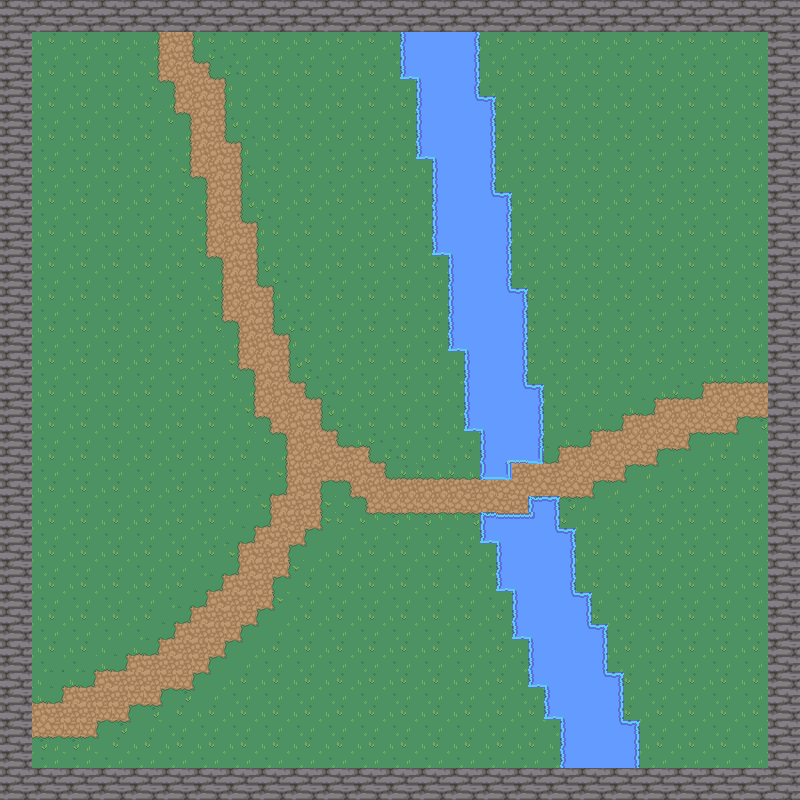

A level layout from a 2D game, rendered from its tile map. Below: a short description, then the map file with tile-grid data replaced by summaries:
An orthogonal 50x50 tile map with 16x16 px tiles, 4 tile layers (background, walls, water, path) and 1 object (player).

<map version="1.10" tiledversion="1.11.2" orientation="orthogonal" renderorder="right-down" width="50" height="50" tilewidth="16" tileheight="16" infinite="0" nextlayerid="6" nextobjectid="2">
 <tileset firstgid="1" source="nature.tsx" />
 <layer id="1" name="background" width="50" height="50" locked="1">
  <data>[2500 cells, 2500 non-empty, 4 distinct tile ids]</data>
 </layer>
 <layer id="2" name="walls" width="50" height="50" locked="1">
  <data>[2500 cells, 384 non-empty, 4 distinct tile ids]</data>
 </layer>
 <layer id="3" name="water" width="50" height="50" locked="1">
  <data>[2500 cells, 222 non-empty, 15 distinct tile ids]</data>
 </layer>
 <layer id="4" name="path" width="50" height="50" locked="1">
  <data>[2500 cells, 408 non-empty, 34 distinct tile ids]</data>
 </layer>
 <objectgroup id="5" name="Objects">
  <object id="1" name="player" x="316" y="456">
   <point />
  </object>
 </objectgroup>
</map>
